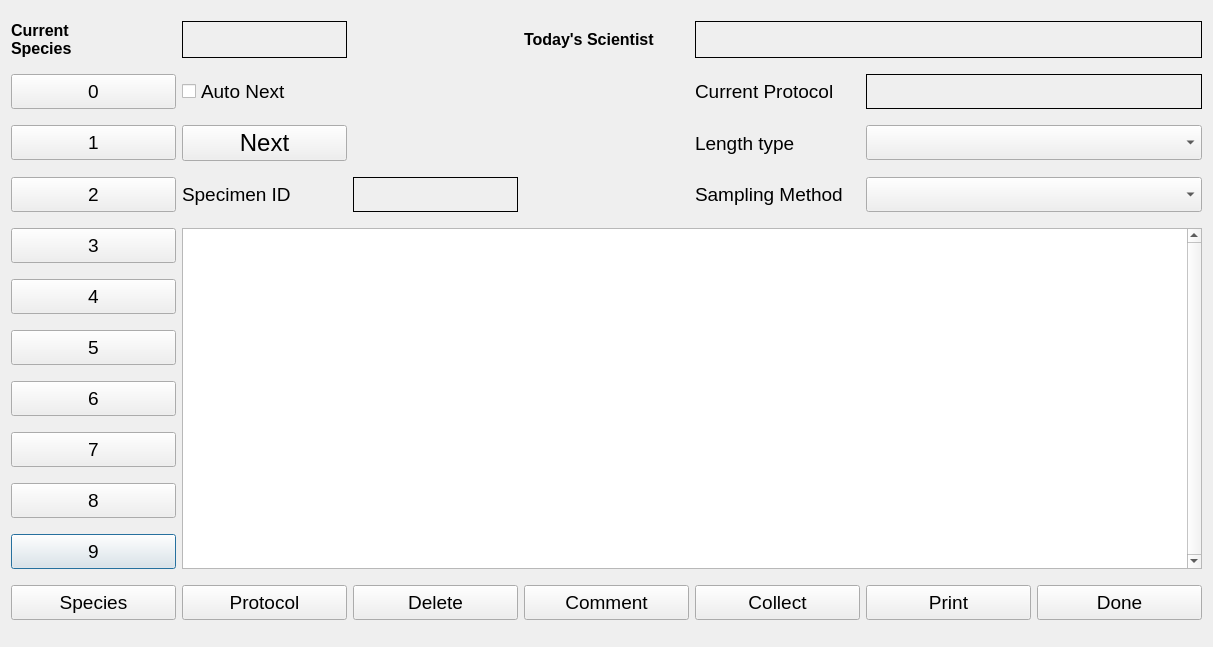
<?xml version="1.0" encoding="UTF-8"?>
<ui version="4.0">
 <class>clamsSpecimen</class>
 <widget class="QDialog" name="clamsSpecimen">
  <property name="geometry">
   <rect>
    <x>0</x>
    <y>0</y>
    <width>1211</width>
    <height>647</height>
   </rect>
  </property>
  <property name="windowTitle">
   <string>CLAMS Specimen</string>
  </property>
  <layout class="QHBoxLayout" name="horizontalLayout">
   <item>
    <layout class="QGridLayout" name="gridLayout">
     <item row="10" column="0">
      <widget class="QPushButton" name="btn_9">
       <property name="minimumSize">
        <size>
         <width>165</width>
         <height>35</height>
        </size>
       </property>
       <property name="font">
        <font>
         <pointsize>14</pointsize>
        </font>
       </property>
       <property name="text">
        <string>9</string>
       </property>
      </widget>
     </item>
     <item row="4" column="0">
      <widget class="QPushButton" name="btn_3">
       <property name="minimumSize">
        <size>
         <width>165</width>
         <height>35</height>
        </size>
       </property>
       <property name="font">
        <font>
         <pointsize>14</pointsize>
        </font>
       </property>
       <property name="text">
        <string>3</string>
       </property>
      </widget>
     </item>
     <item row="11" column="4">
      <widget class="QPushButton" name="collectBtn">
       <property name="minimumSize">
        <size>
         <width>165</width>
         <height>35</height>
        </size>
       </property>
       <property name="font">
        <font>
         <pointsize>14</pointsize>
        </font>
       </property>
       <property name="text">
        <string>Collect</string>
       </property>
      </widget>
     </item>
     <item row="11" column="1">
      <widget class="QPushButton" name="protoBtn">
       <property name="enabled">
        <bool>true</bool>
       </property>
       <property name="minimumSize">
        <size>
         <width>165</width>
         <height>35</height>
        </size>
       </property>
       <property name="font">
        <font>
         <pointsize>14</pointsize>
        </font>
       </property>
       <property name="text">
        <string>Protocol</string>
       </property>
      </widget>
     </item>
     <item row="0" column="0">
      <widget class="QLabel" name="label_9">
       <property name="sizePolicy">
        <sizepolicy hsizetype="Preferred" vsizetype="Fixed">
         <horstretch>0</horstretch>
         <verstretch>0</verstretch>
        </sizepolicy>
       </property>
       <property name="font">
        <font>
         <pointsize>12</pointsize>
         <bold>true</bold>
        </font>
       </property>
       <property name="text">
        <string>Current
Species</string>
       </property>
      </widget>
     </item>
     <item row="2" column="0">
      <widget class="QPushButton" name="btn_1">
       <property name="minimumSize">
        <size>
         <width>165</width>
         <height>35</height>
        </size>
       </property>
       <property name="font">
        <font>
         <pointsize>14</pointsize>
        </font>
       </property>
       <property name="text">
        <string>1</string>
       </property>
      </widget>
     </item>
     <item row="1" column="0">
      <widget class="QPushButton" name="btn_0">
       <property name="minimumSize">
        <size>
         <width>165</width>
         <height>35</height>
        </size>
       </property>
       <property name="font">
        <font>
         <pointsize>14</pointsize>
        </font>
       </property>
       <property name="text">
        <string>0</string>
       </property>
      </widget>
     </item>
     <item row="1" column="4">
      <widget class="QLabel" name="label_5">
       <property name="font">
        <font>
         <pointsize>14</pointsize>
        </font>
       </property>
       <property name="text">
        <string>Current Protocol</string>
       </property>
      </widget>
     </item>
     <item row="3" column="0">
      <widget class="QPushButton" name="btn_2">
       <property name="minimumSize">
        <size>
         <width>165</width>
         <height>35</height>
        </size>
       </property>
       <property name="font">
        <font>
         <pointsize>14</pointsize>
        </font>
       </property>
       <property name="text">
        <string>2</string>
       </property>
      </widget>
     </item>
     <item row="3" column="4">
      <widget class="QLabel" name="label_3">
       <property name="font">
        <font>
         <pointsize>14</pointsize>
        </font>
       </property>
       <property name="text">
        <string>Sampling Method</string>
       </property>
      </widget>
     </item>
     <item row="0" column="4" colspan="3">
      <widget class="QLabel" name="sciLabel">
       <property name="minimumSize">
        <size>
         <width>165</width>
         <height>35</height>
        </size>
       </property>
       <property name="font">
        <font>
         <pointsize>20</pointsize>
         <bold>true</bold>
        </font>
       </property>
       <property name="autoFillBackground">
        <bool>true</bool>
       </property>
       <property name="frameShape">
        <enum>QFrame::Panel</enum>
       </property>
       <property name="frameShadow">
        <enum>QFrame::Plain</enum>
       </property>
       <property name="lineWidth">
        <number>1</number>
       </property>
       <property name="text">
        <string/>
       </property>
      </widget>
     </item>
     <item row="11" column="0">
      <widget class="QPushButton" name="addspcBtn">
       <property name="minimumSize">
        <size>
         <width>165</width>
         <height>35</height>
        </size>
       </property>
       <property name="font">
        <font>
         <pointsize>14</pointsize>
        </font>
       </property>
       <property name="text">
        <string>Species</string>
       </property>
      </widget>
     </item>
     <item row="11" column="6">
      <widget class="QPushButton" name="doneBtn">
       <property name="minimumSize">
        <size>
         <width>165</width>
         <height>35</height>
        </size>
       </property>
       <property name="font">
        <font>
         <pointsize>14</pointsize>
        </font>
       </property>
       <property name="text">
        <string>Done</string>
       </property>
      </widget>
     </item>
     <item row="2" column="1">
      <widget class="QPushButton" name="cycleBtn">
       <property name="enabled">
        <bool>true</bool>
       </property>
       <property name="minimumSize">
        <size>
         <width>165</width>
         <height>35</height>
        </size>
       </property>
       <property name="font">
        <font>
         <pointsize>18</pointsize>
        </font>
       </property>
       <property name="text">
        <string>Next</string>
       </property>
       <property name="checkable">
        <bool>false</bool>
       </property>
       <property name="checked">
        <bool>false</bool>
       </property>
      </widget>
     </item>
     <item row="3" column="1">
      <widget class="QLabel" name="label_6">
       <property name="font">
        <font>
         <pointsize>14</pointsize>
        </font>
       </property>
       <property name="text">
        <string>Specimen ID</string>
       </property>
      </widget>
     </item>
     <item row="3" column="5" colspan="2">
      <widget class="QComboBox" name="samplingMethodBox">
       <property name="minimumSize">
        <size>
         <width>165</width>
         <height>35</height>
        </size>
       </property>
       <property name="font">
        <font>
         <pointsize>12</pointsize>
        </font>
       </property>
      </widget>
     </item>
     <item row="4" column="1" rowspan="7" colspan="6">
      <widget class="QTableView" name="measureView">
       <property name="font">
        <font>
         <pointsize>9</pointsize>
        </font>
       </property>
       <property name="verticalScrollBarPolicy">
        <enum>Qt::ScrollBarAlwaysOn</enum>
       </property>
       <property name="selectionMode">
        <enum>QAbstractItemView::SingleSelection</enum>
       </property>
       <property name="selectionBehavior">
        <enum>QAbstractItemView::SelectRows</enum>
       </property>
       <attribute name="verticalHeaderVisible">
        <bool>true</bool>
       </attribute>
      </widget>
     </item>
     <item row="7" column="0">
      <widget class="QPushButton" name="btn_6">
       <property name="minimumSize">
        <size>
         <width>165</width>
         <height>35</height>
        </size>
       </property>
       <property name="font">
        <font>
         <pointsize>14</pointsize>
        </font>
       </property>
       <property name="text">
        <string>6</string>
       </property>
      </widget>
     </item>
     <item row="8" column="0">
      <widget class="QPushButton" name="btn_7">
       <property name="minimumSize">
        <size>
         <width>165</width>
         <height>35</height>
        </size>
       </property>
       <property name="font">
        <font>
         <pointsize>14</pointsize>
        </font>
       </property>
       <property name="text">
        <string>7</string>
       </property>
      </widget>
     </item>
     <item row="2" column="5" colspan="2">
      <widget class="QComboBox" name="lengthTypeBox">
       <property name="minimumSize">
        <size>
         <width>165</width>
         <height>35</height>
        </size>
       </property>
       <property name="font">
        <font>
         <pointsize>12</pointsize>
        </font>
       </property>
      </widget>
     </item>
     <item row="9" column="0">
      <widget class="QPushButton" name="btn_8">
       <property name="minimumSize">
        <size>
         <width>165</width>
         <height>35</height>
        </size>
       </property>
       <property name="font">
        <font>
         <pointsize>14</pointsize>
        </font>
       </property>
       <property name="text">
        <string>8</string>
       </property>
      </widget>
     </item>
     <item row="1" column="1">
      <widget class="QCheckBox" name="autoCheck">
       <property name="font">
        <font>
         <pointsize>14</pointsize>
        </font>
       </property>
       <property name="text">
        <string>Auto Next</string>
       </property>
      </widget>
     </item>
     <item row="2" column="4">
      <widget class="QLabel" name="label">
       <property name="sizePolicy">
        <sizepolicy hsizetype="Preferred" vsizetype="Minimum">
         <horstretch>0</horstretch>
         <verstretch>0</verstretch>
        </sizepolicy>
       </property>
       <property name="font">
        <font>
         <pointsize>14</pointsize>
         <bold>false</bold>
        </font>
       </property>
       <property name="text">
        <string>Length type</string>
       </property>
      </widget>
     </item>
     <item row="0" column="3">
      <widget class="QLabel" name="label_10">
       <property name="font">
        <font>
         <pointsize>12</pointsize>
         <bold>true</bold>
        </font>
       </property>
       <property name="text">
        <string>Today's Scientist</string>
       </property>
      </widget>
     </item>
     <item row="11" column="5">
      <widget class="QPushButton" name="printBtn">
       <property name="minimumSize">
        <size>
         <width>165</width>
         <height>35</height>
        </size>
       </property>
       <property name="font">
        <font>
         <pointsize>14</pointsize>
        </font>
       </property>
       <property name="text">
        <string>Print</string>
       </property>
      </widget>
     </item>
     <item row="11" column="2">
      <widget class="QPushButton" name="deleteBtn">
       <property name="minimumSize">
        <size>
         <width>165</width>
         <height>35</height>
        </size>
       </property>
       <property name="font">
        <font>
         <pointsize>14</pointsize>
        </font>
       </property>
       <property name="text">
        <string>Delete</string>
       </property>
      </widget>
     </item>
     <item row="1" column="5" colspan="2">
      <widget class="QLabel" name="protoLabel">
       <property name="minimumSize">
        <size>
         <width>165</width>
         <height>35</height>
        </size>
       </property>
       <property name="font">
        <font>
         <pointsize>12</pointsize>
        </font>
       </property>
       <property name="frameShape">
        <enum>QFrame::Box</enum>
       </property>
       <property name="text">
        <string/>
       </property>
      </widget>
     </item>
     <item row="6" column="0">
      <widget class="QPushButton" name="btn_5">
       <property name="minimumSize">
        <size>
         <width>165</width>
         <height>35</height>
        </size>
       </property>
       <property name="font">
        <font>
         <pointsize>14</pointsize>
        </font>
       </property>
       <property name="text">
        <string>5</string>
       </property>
      </widget>
     </item>
     <item row="1" column="2" rowspan="2" colspan="2">
      <widget class="QLabel" name="picLabel">
       <property name="text">
        <string/>
       </property>
      </widget>
     </item>
     <item row="0" column="1">
      <widget class="QLabel" name="speciesLabel">
       <property name="minimumSize">
        <size>
         <width>165</width>
         <height>35</height>
        </size>
       </property>
       <property name="font">
        <font>
         <pointsize>20</pointsize>
         <bold>true</bold>
        </font>
       </property>
       <property name="autoFillBackground">
        <bool>true</bool>
       </property>
       <property name="frameShape">
        <enum>QFrame::Panel</enum>
       </property>
       <property name="frameShadow">
        <enum>QFrame::Plain</enum>
       </property>
       <property name="lineWidth">
        <number>1</number>
       </property>
       <property name="text">
        <string/>
       </property>
      </widget>
     </item>
     <item row="11" column="3">
      <widget class="QPushButton" name="commentBtn">
       <property name="minimumSize">
        <size>
         <width>165</width>
         <height>35</height>
        </size>
       </property>
       <property name="font">
        <font>
         <pointsize>14</pointsize>
        </font>
       </property>
       <property name="text">
        <string>Comment</string>
       </property>
      </widget>
     </item>
     <item row="5" column="0">
      <widget class="QPushButton" name="btn_4">
       <property name="minimumSize">
        <size>
         <width>165</width>
         <height>35</height>
        </size>
       </property>
       <property name="font">
        <font>
         <pointsize>14</pointsize>
        </font>
       </property>
       <property name="text">
        <string>4</string>
       </property>
      </widget>
     </item>
     <item row="3" column="2">
      <widget class="QLabel" name="specimenLabel">
       <property name="minimumSize">
        <size>
         <width>165</width>
         <height>35</height>
        </size>
       </property>
       <property name="font">
        <font>
         <pointsize>20</pointsize>
         <bold>true</bold>
        </font>
       </property>
       <property name="frameShape">
        <enum>QFrame::Box</enum>
       </property>
       <property name="text">
        <string/>
       </property>
      </widget>
     </item>
    </layout>
   </item>
  </layout>
 </widget>
 <resources/>
 <connections/>
</ui>
